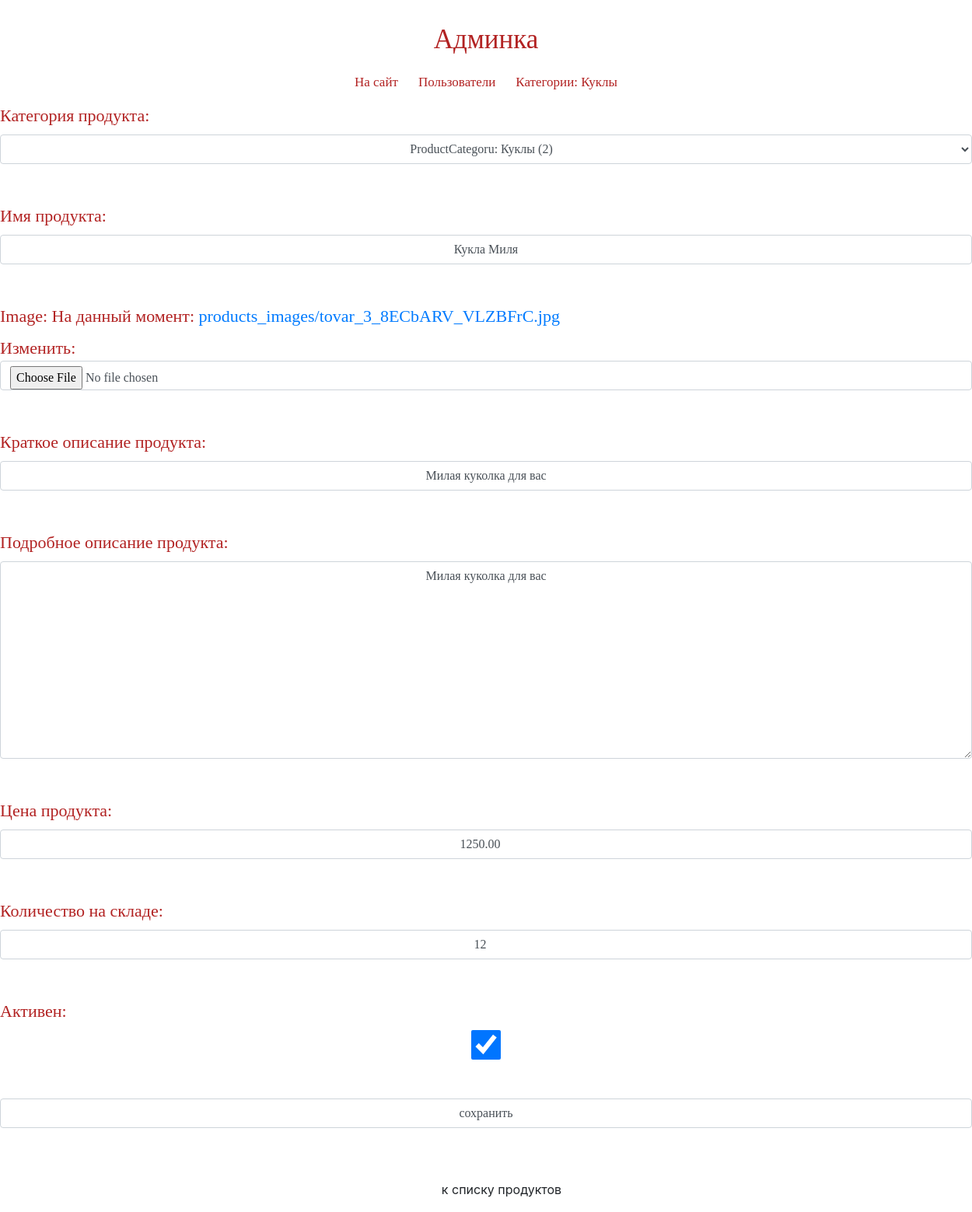
/myadmin/product/update/3/, run on the app's committed database.
### mainapp/models.py (models this page shows, shortened)
class ProductCategoru(models.Model):
    name = models.CharField(verbose_name='имя категории', max_length=64, unique=True)
    description = models.TextField(verbose_name='описание', blank=True, null=True)
    is_active = models.BooleanField(verbose_name='активна', default=True)
    def __str__(self):
        return f'ProductCategoru: {self.name} ({self.pk})'

class Product(models.Model):
    category = models.ForeignKey(ProductCategoru, verbose_name='категория продукта', on_delete=models.CASCADE)
    name = models.CharField(verbose_name='имя продукта', max_length=128)
    image = models.ImageField(upload_to='products_images', null=True)
    short_desc = models.CharField(verbose_name='краткое описание продукта', max_length=64, blank=True)
    description = models.TextField(verbose_name='подробное описание продукта', blank=True)
    price = models.DecimalField(verbose_name='цена продукта', max_digits=8, decimal_places=2, default=0)
    quantity = models.PositiveIntegerField(verbose_name='количество на складе', default=0)
    is_active = models.BooleanField(verbose_name='активен', default=True)

### adminapp/views.py (the view)
# urls.py: re_path('^product/update/(?P<pk>\d+)/$', adminapp.product_update, name='product_update'),
def product_update(request, pk):
    title = 'продукт/создание'
    product = get_object_or_404(Product, pk=pk)
    if request.method == 'POST':
        form = AdminProductEditForm(request.POST, request.FILES, instance=product)
        if form.is_valid():
            form.save()
            return HttpResponseRedirect(reverse('admin:products',
                                                kwargs={
                                                    'pk': product.category.pk
                                                }))
    else:
        form = AdminProductEditForm(instance=product)
    context = {
        'title': title,
        'form': form,
        'category': product.category,
    }
    return render(request, 'adminapp/product_update.html', context)

### adminapp/forms.py
class AdminProductEditForm(forms.ModelForm):
    class Meta:
        model = Product
        fields = '__all__'
    def __init__(self, *args, **kwargs):
        super().__init__(*args, **kwargs)
        for field_name, field in self.fields.items():
            field.widget.attrs['class'] = 'form-control'
            field.help_text = ''

### adminapp/templates/adminapp/product_update.html (shortened to what this page needs)
{% extends 'adminapp/base.html' %}
{% load static %}
{% block container %}
    <div class="new_category_form">
        <form class="form-horizontal" method="post" enctype="multipart/form-data">
            {{ form.as_p }}
            <input class="form-control" type="submit" value="сохранить">
        </form>
        <a href="{% url 'admin:products' category.pk %}" class="btn btn-round form-control last">
            к списку продуктов
        </a>
    </div>
{% endblock %}

### adminapp/templates/adminapp/includes/inc_menu.html
<ul class="menu_in">
    <li class="men-l"><a href="{% url 'main:main' %}" class="menu-link">На сайт</a></li>
    <li class="men-l ">
        <a href="{% url 'admin:index' %}" class="{% if request.resolver_match.url_name == 'index' %}active{% endif %} menu-link">
            Пользователи
        </a>
    </li>
    <li class="men-l">
        <a href="{% url 'admin:categories' %}"
        class="{% if request.resolver_match.url_name == 'categories' or category.name %}active{% endif %} menu-link">
            Категории{% if category %}: <span>{{ category.name }}</span>{% endif %}
        </a>
    </li>
</ul>

### static/css/stil.css (style rules this page uses)
* { margin: 0; padding: 0; }
html, body { height: 100%; }
.menu-link { display: block; text-decoration: none; color: #B22222; padding: 13px; font-size: 17px; }
.men-l { list-style-type: none; }
.form-control { width: 370px; text-align: center; margin-bottom: 50px; display: block; text-decoration: none; color: #cfb4b4; padding: 10px 13px; }
.form-horizontal { color: #B22222; font-family: 'Cormorant SC', serif; font-size: 22px; }
.menu_in { display: flex; margin: 0 auto; list-style-type: none; }
.btn { margin: 10px 20px; }

### data on the page
ProductCategoru: name "Куклы", name "Кукла Миля"
Product: category "ProductCategoru: Куклы (2)", short_desc "Милая куколка для вас", description "Милая куколка для вас", price "1250.00", quantity "12", is_active "☑"
